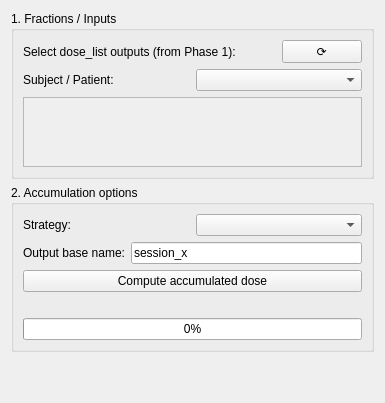
<?xml version="1.0" encoding="UTF-8"?>
<ui version="4.0">
 <class>DoseAccumulationWidget</class>
 <widget class="QWidget" name="DoseAccumulationWidget">
  <layout class="QVBoxLayout" name="verticalLayout_root">
   <item>
    <widget class="QGroupBox" name="inputs_group">
     <property name="title">
      <string>1. Fractions / Inputs</string>
     </property>
     <layout class="QVBoxLayout" name="verticalLayout_inputs">
      <item>
       <layout class="QHBoxLayout" name="header_layout">
        <item>
         <widget class="QLabel" name="header_label">
          <property name="text">
           <string>Select dose_list outputs (from Phase 1):</string>
          </property>
         </widget>
        </item>
        <item>
         <spacer name="header_spacer">
          <property name="orientation">
           <enum>Qt::Horizontal</enum>
          </property>
          <property name="sizeType">
           <enum>QSizePolicy::Expanding</enum>
          </property>
          <property name="sizeHint">
           <size>
            <width>40</width>
            <height>20</height>
           </size>
          </property>
         </spacer>
        </item>
        <item>
         <widget class="QPushButton" name="refresh_btn">
          <property name="maximumWidth">
           <number>40</number>
          </property>
          <property name="text">
              <string>⟳</string>
          </property>
          <property name="toolTip">
           <string>Refresh list</string>
          </property>
         </widget>
        </item>
       </layout>
      </item>
      <item>
       <layout class="QHBoxLayout" name="patient_row">
        <item>
         <widget class="QLabel" name="patient_label">
          <property name="text">
           <string>Subject / Patient:</string>
          </property>
         </widget>
        </item>
        <item>
         <widget class="QComboBox" name="patient_combo"/>
        </item>
       </layout>
      </item>
      <item>
       <widget class="QScrollArea" name="fractions_scroll">
        <property name="widgetResizable">
         <bool>true</bool>
        </property>
        <property name="minimumHeight">
         <number>200</number>
        </property>
        <widget class="QWidget" name="fractions_container">
         <layout class="QVBoxLayout" name="fractions_container_layout">
          <item>
           <spacer name="fractions_spacer">
            <property name="orientation">
             <enum>Qt::Vertical</enum>
            </property>
            <property name="sizeType">
             <enum>QSizePolicy::Expanding</enum>
            </property>
            <property name="sizeHint">
             <size>
              <width>20</width>
              <height>20</height>
             </size>
            </property>
           </spacer>
          </item>
         </layout>
        </widget>
       </widget>
      </item>
     </layout>
    </widget>
   </item>
   <item>
    <widget class="QGroupBox" name="options_group">
     <property name="title">
      <string>2. Accumulation options</string>
     </property>
     <layout class="QVBoxLayout" name="verticalLayout_options">
      <item>
       <layout class="QHBoxLayout" name="strategy_row">
        <item>
         <widget class="QLabel" name="strategy_label">
          <property name="text">
           <string>Strategy:</string>
          </property>
         </widget>
        </item>
        <item>
         <widget class="QComboBox" name="strategy_combo"/>
        </item>
       </layout>
      </item>
      <item>
       <layout class="QHBoxLayout" name="output_row">
        <item>
         <widget class="QLabel" name="output_label">
          <property name="text">
           <string>Output base name:</string>
          </property>
         </widget>
        </item>
        <item>
         <widget class="QLineEdit" name="output_name_edit">
          <property name="text">
           <string>session_x</string>
          </property>
         </widget>
        </item>
       </layout>
      </item>
      <item>
       <widget class="QPushButton" name="run_btn">
        <property name="text">
         <string>Compute accumulated dose</string>
        </property>
       </widget>
      </item>
      <item>
       <widget class="QLabel" name="status_label">
        <property name="text">
         <string></string>
        </property>
        <property name="wordWrap">
         <bool>true</bool>
        </property>
       </widget>
      </item>
      <item>
       <widget class="QProgressBar" name="progress_bar">
        <property name="value">
         <number>0</number>
        </property>
        <property name="textVisible">
         <bool>true</bool>
        </property>
       </widget>
      </item>
     </layout>
    </widget>
   </item>
   <item>
    <spacer name="root_spacer">
     <property name="orientation">
      <enum>Qt::Vertical</enum>
     </property>
     <property name="sizeType">
      <enum>QSizePolicy::Expanding</enum>
     </property>
     <property name="sizeHint">
      <size>
       <width>20</width>
       <height>40</height>
      </size>
     </property>
    </spacer>
   </item>
  </layout>
 </widget>
 <resources/>
 <connections/>
</ui>
